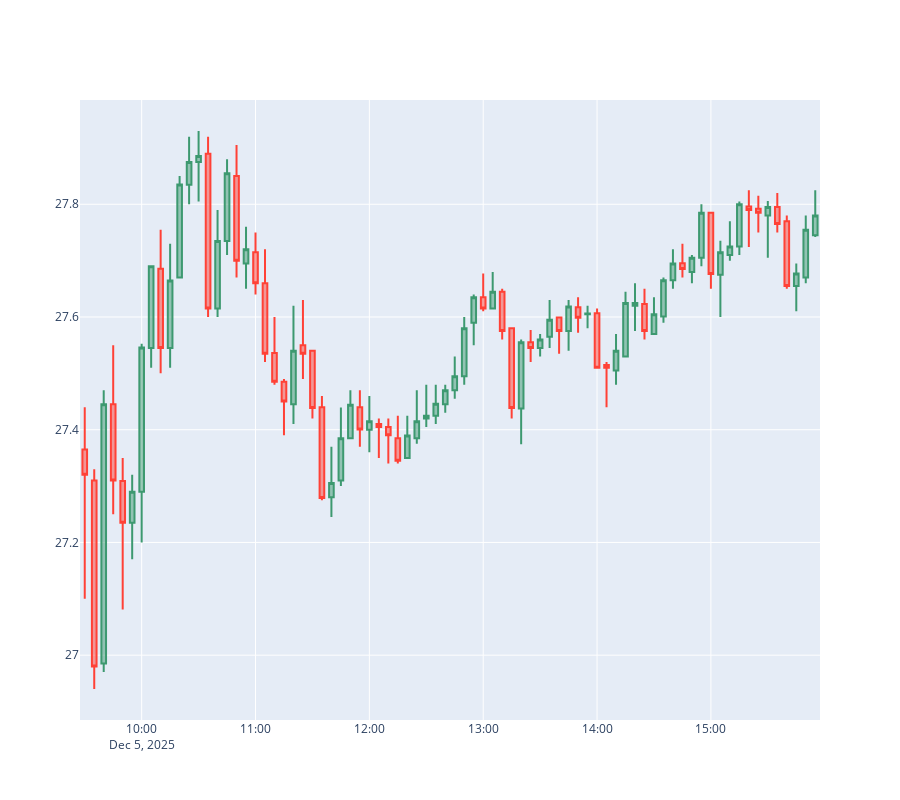

Source (notebook cell):
### Code cell
fig = go.Figure(data=[go.Candlestick(x=sofi_number_index_df['Datetime'],
                open=sofi_number_index_df['Open'],
                high=sofi_number_index_df['High'],
                low=sofi_number_index_df['Low'],
                close=sofi_number_index_df['Close'])])

fig.update_xaxes(
    rangebreaks=[
        dict(bounds=["sat", "mon"]),                # hide weekends
        dict(bounds=[16, 9.5], pattern="hour"),     # hide 4pm–9:30am

    ]
)
fig.update_layout(
    xaxis_rangeslider_visible=False,
    height=800
)
fig.show()
